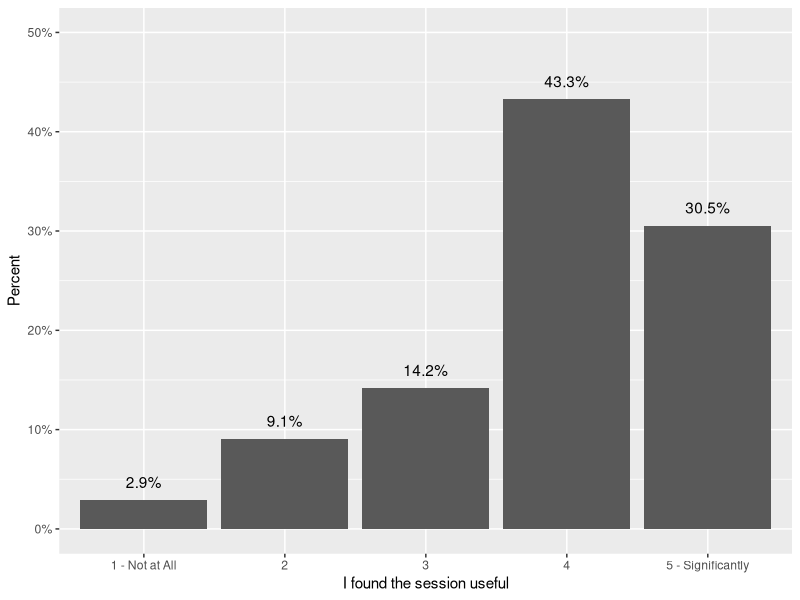
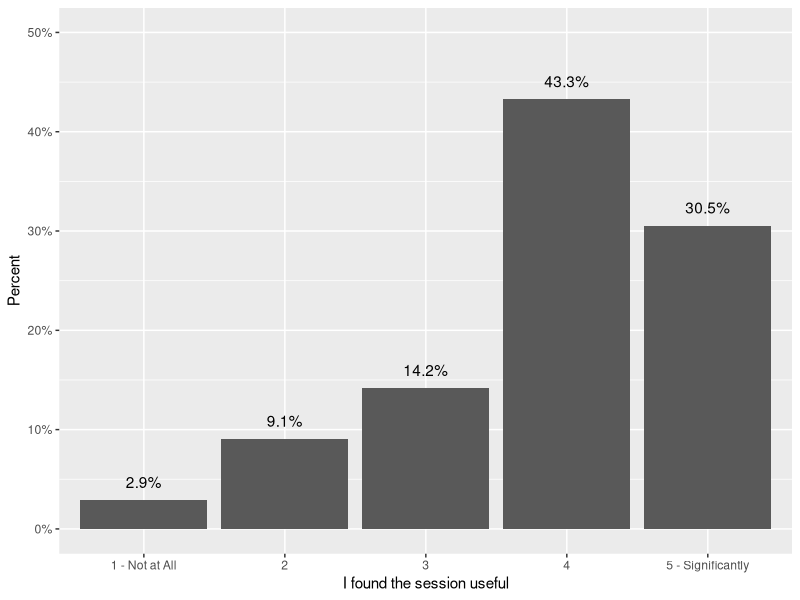
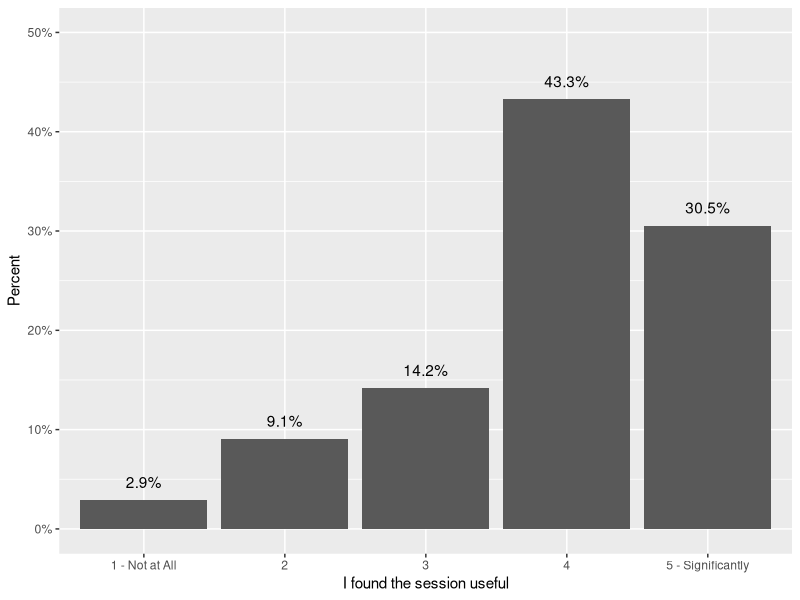

R code for these plots, in order:
## ---- chunk 1
knitr::opts_chunk$set(echo = TRUE)
suppressPackageStartupMessages(library(tidyverse))
suppressPackageStartupMessages(library(scales))
suppressPackageStartupMessages(library(kableExtra))
suppressPackageStartupMessages(library(formattable))
## ---- chunk 2
df <- read_csv("data/sample_data.csv")
## ---- chunk 3
levels <- c ("1 - Not at All", 
             "2",
             "3", 
             "4", 
             "5 - Significantly")

df <- df %>% 
  mutate_at(vars (starts_with("session")),
            ~(parse_factor(., levels = levels)
                 )
            )

## ---- chunk 4

chart <- df %>% 
  count (session_useful) %>% 
  mutate (perc = n / sum (n)) %>% 
  ggplot (aes (session_useful, perc)) +
  geom_col() +
  scale_y_continuous(labels = scales::percent_format(accuracy = 1),
                     limits = c(0,0.5)) +
  geom_text (aes (label = scales::percent(perc)),
             vjust = -1) +
  labs (x = "I found the session useful", 
        y = "Percent")
  
chart
## ---- chunk 5
chart
## ---- chunk 6
chart
## ---- chunk 7
table <- df %>% 
  count (session_useful) %>% 
  rename (`I found the session useful` = session_useful) %>% 
  mutate (Percent = scales::percent (n / sum (n)) )

table
## ---- chunk 8
table %>% 
  kable()
## ---- chunk 9
table %>% 
  kable() %>% 
  kable_styling(position = "center", font_size = 15)
## ---- chunk 10
table %>%
  kable(align = c ("lcc")) %>% 
  kable_styling(font_size = 15) %>% 
  column_spec(2:3, width = "8em")
## ---- chunk 11
table %>%
  mutate (Percent = cell_spec (Percent, 
                               background = "#FA19C3"),
          n = ifelse (n > 40, 
                      cell_spec (n, color = "green"),
                      cell_spec (n, color = "red"))) %>% 
  kable(escape = FALSE, 
        align = c ("lcc")) %>% 
  kable_styling(font_size = 15) %>% 
  column_spec(2:3, width = "8em")
